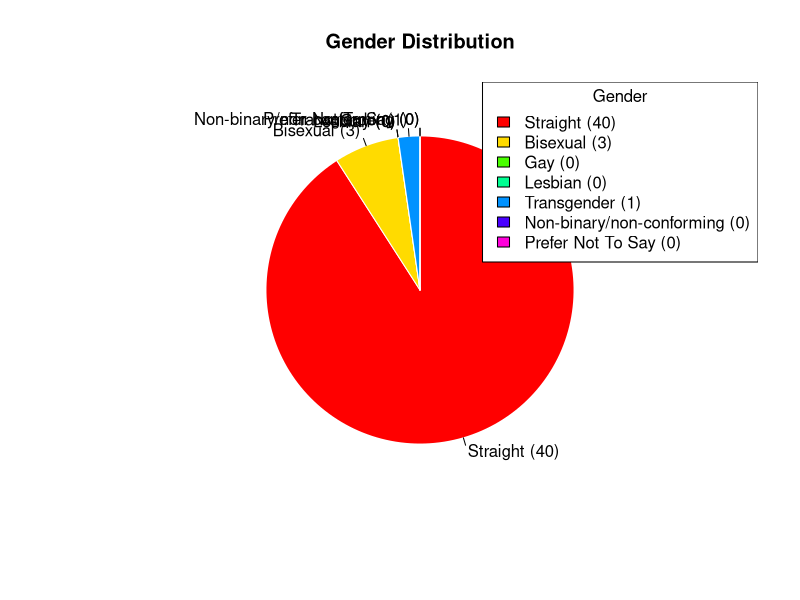
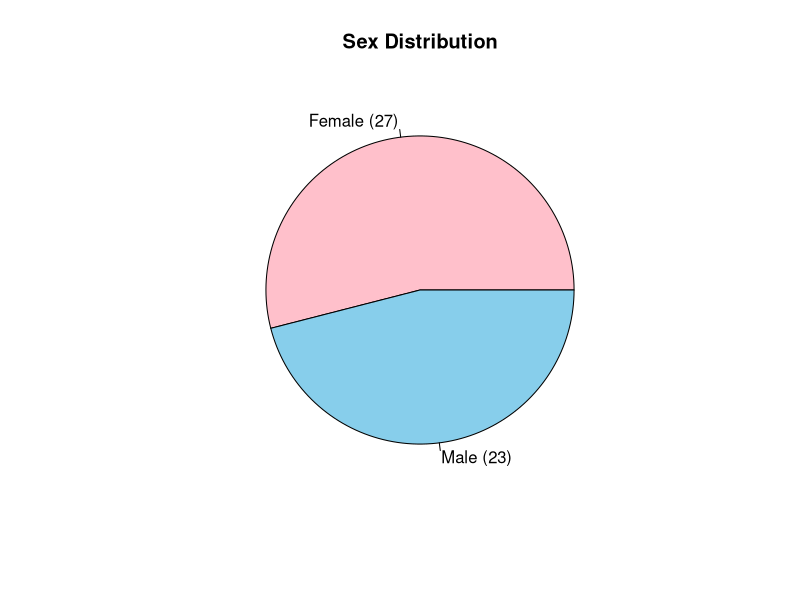
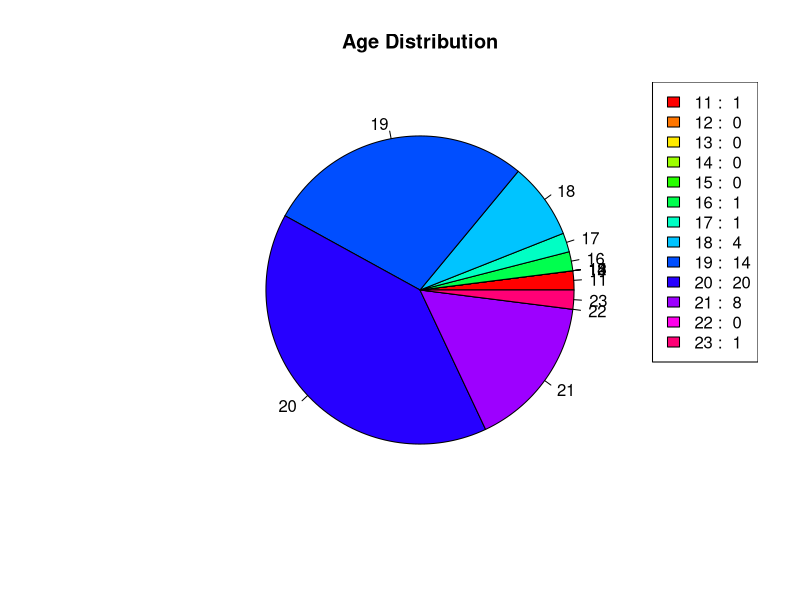

Generate these figures, in order, with R:
library(dplyr)
library(tibble)
library(ggplot2)
library(readr)
########################################################################################################################################################
data <- read_csv("Group Project (Survey)/data.csv")

#Removing the unnecessary columns (Timestamp, School Name, Section, and Course)
CleanedData <- data[, -c(1,7, 8, 9)]
view(CleanedData)

########################################################################################################################################################

#Factor Gender
CleanedData$`Gender:`[is.na(CleanedData$`Gender:`)] <- "Prefer Not To Say"
genderfactor <- factor(CleanedData$`Gender:`, levels = c("Straight", "Bisexual", "Gay", "Lesbian", "Transgender", "Non-binary/non-conforming", "Prefer Not To Say"))
summary(genderfactor)

########################################################################################################################################################

#Factor Sex
sexfactor<-factor(CleanedData$`SEX:`, levels = c("Male", "Female"))
summary(sexfactor)

########################################################################################################################################################

#Factor Age 
#The data has "$1" as a value, converted it to "21"
CleanedData$`Age:`[CleanedData$`Age:` == "$1"] <- 21
# Convert Age: column to numeric
CleanedData$`Age:` <- as.numeric(CleanedData$`Age:`)
agefactor <- factor(CleanedData$`Age:`, levels = 11:23)
summary(agefactor)

#Getting the mean for Age
age <- c(CleanedData$`Age:`)
average <- mean(age, na.rm = TRUE)
avg <- paste("The mean age of the respondents is", average)
print(avg)

########################################################################################################################################################


########################################################################################################################################################
#Graph for Gender
gender_counts <- table(genderfactor)

# Plot a pie chart
pie(gender_counts,
    main = "Gender Distribution",
    col = rainbow(length(gender_counts)),
    labels = paste(names(gender_counts), " (", gender_counts, ")", sep = ""),
    clockwise = TRUE,
    density = NULL,
    angle = 45,
    init.angle = 90,
    border = "white"
)

# Add a legend with counts
legend("topright",
       legend = paste(names(gender_counts), " (", gender_counts, ")", sep = ""),
       fill = rainbow(length(gender_counts)),
       title = "Gender"
)

############################################################################

############################################################################
#Graph for Sex
sex_table <- table(CleanedData$`SEX:`)

sex_colors <- c("pink", "skyblue")

pie(sex_table, 
    main = "Sex Distribution", 
    labels = paste(names(sex_table), " (", sex_table, ")", sep = ""),
    col = sex_colors
)
############################################################################

############################################################################
#Graph for Age
age_counts <- table(agefactor)
age_labels <- names(age_counts)

pie(age_counts, labels = age_labels, col = rainbow(length(age_counts)), main = "Age Distribution")
legend("topright", legend = paste(age_labels, ": ", age_counts), fill = rainbow(length(age_counts)))

########################################################################




